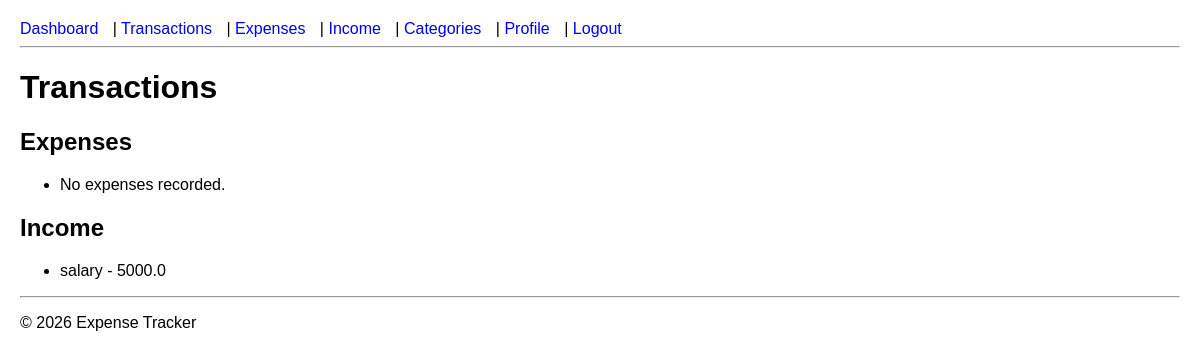
Page /transactions (signed in) on the earlier database version.
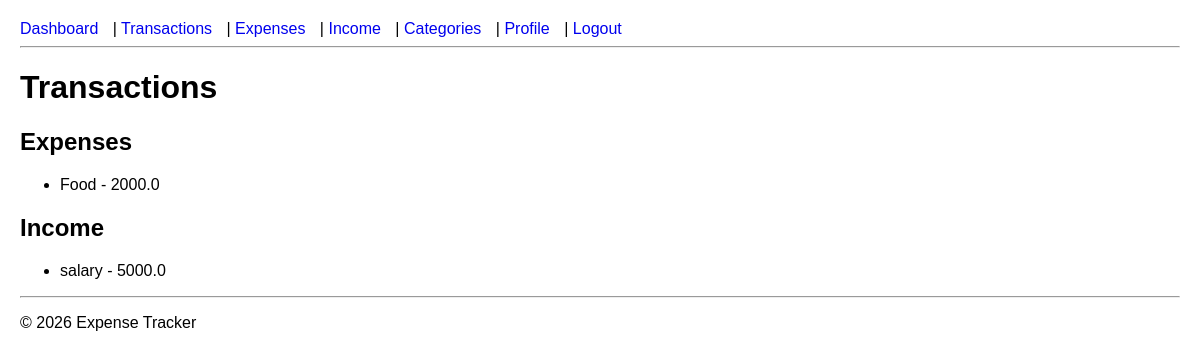
Same page on the later database version.
### models.py (models this page shows)
class Income(db.Model):
    id = db.Column(db.Integer, primary_key=True)
    title = db.Column(db.String(100), nullable=False)
    amount = db.Column(db.Float, nullable=False)
    date = db.Column(db.DateTime, default=datetime.utcnow)  # commit: record when the income was added
    user_id = db.Column(db.Integer, db.ForeignKey("user.id"), nullable=False)
    category_id = db.Column(db.Integer, db.ForeignKey("category.id"))
    category = db.relationship("Category")

class Expense(db.Model):
    id = db.Column(db.Integer, primary_key=True)
    title = db.Column(db.String(100), nullable=False)
    amount = db.Column(db.Float, nullable=False)
    date = db.Column(db.DateTime, default=datetime.utcnow)  # commit: record when the expense was added
    user_id = db.Column(db.Integer, db.ForeignKey("user.id"), nullable=False)
    category_id = db.Column(db.Integer, db.ForeignKey("category.id"))
    category = db.relationship("Category")

### app.py (the view)
@app.route("/transactions")
@login_required
def transactions():
    uid = session["user_id"]
    expenses = Expense.query.filter_by(user_id=uid).all()
    incomes = Income.query.filter_by(user_id=uid).all()
    return render_template(
        "transactions.html",
        expenses=expenses,
        incomes=incomes
    )

### app.py (called while the page is built)
def login_required(f):
    @wraps(f)
    def decorated(*args, **kwargs):
        if "user_id" not in session:
            return redirect(url_for("login"))
        return f(*args, **kwargs)
    return decorated

@app.context_processor
def inject_user():
    if "user_id" in session:
        return {"current_user": User.query.get(session["user_id"])}
    return {}

### templates/transactions.html
{% extends "base.html" %}
{% block content %}
<h1>Transactions</h1>
<h2>Expenses</h2>
<ul>
  {% for e in expenses %}
  <li>{{ e.title }} - {{ e.amount }}{% if e.category %} ({{ e.category.name }}){% endif %}</li>
  {% else %}
  <li>No expenses recorded.</li>
  {% endfor %}
</ul>
<h2>Income</h2>
<ul>
  {% for i in incomes %}
  <li>{{ i.title }} - {{ i.amount }}{% if i.category %} ({{ i.category.name }}){% endif %}</li>
  {% else %}
  <li>No income recorded.</li>
  {% endfor %}
</ul>
{% endblock %}

Differences in the rows shown:
added Expense: title "Food", amount "2000.0"
Other differences:
text no longer shown: "No expenses recorded."
